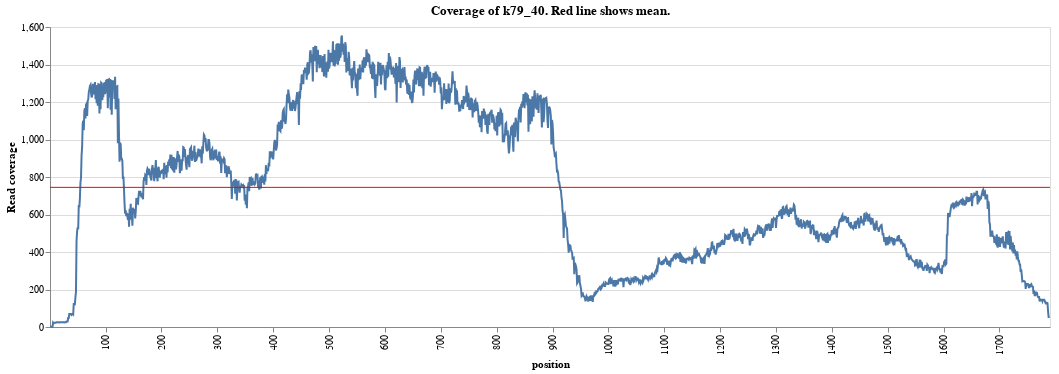

Here is the notebook cell this chart was saved with:
### Code cell
plots[0]

### Figure 1 — Vega-Lite specification as saved in the notebook (floating-point values rounded to 4 significant figures; data arrays with more than 128 entries replaced by an {"elided": "..."} marker saying what was removed)
{"config": {"view": {"continuousWidth": 400, "continuousHeight": 300}}, "layer": [{"mark": "line", "encoding": {"x": {"axis": {"values": {"elided": "1000 float values"}}, "field": "position", "type": "nominal"}, "y": {"field": "coverage", "type": "quantitative"}}, "title": "Coverage of k79_40. Red line shows mean.", "width": 1000}, {"mark": {"type": "rule", "color": "red"}, "encoding": {"y": {"aggregate": "mean", "field": "coverage", "type": "quantitative"}}, "title": "Coverage of k79_40", "width": 1000}], "data": {"name": "data-4b03e07bd2da14839243a3416c38dc03"}, "encoding": {"y": {"axis": {"title": "Read coverage"}}}, "$schema": "https://vega.github.io/schema/vega-lite/v4.17.0.json", "datasets": {"data-4b03e07bd2da14839243a3416c38dc03": {"elided": "1790 records"}}}
